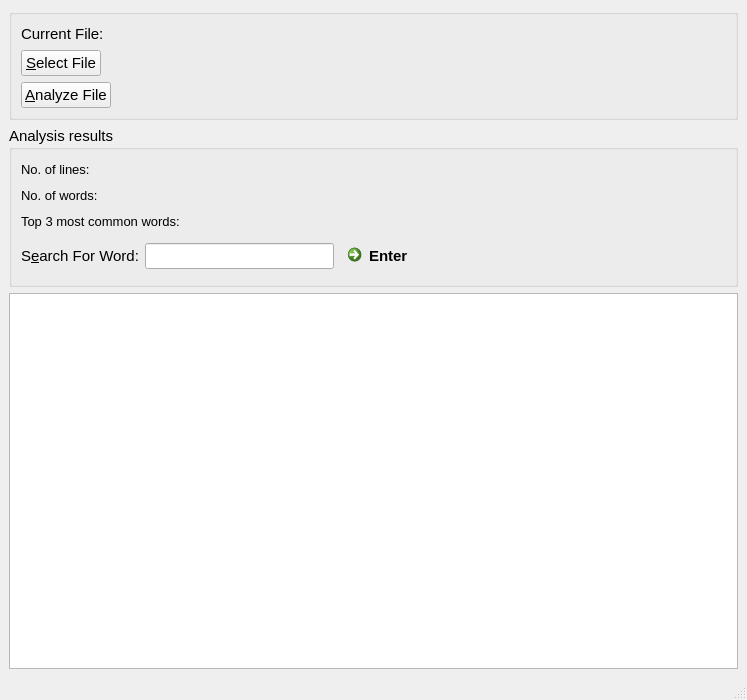
<?xml version="1.0" encoding="UTF-8"?>
<ui version="4.0">
 <class>MainWindow</class>
 <widget class="QMainWindow" name="MainWindow">
  <property name="geometry">
   <rect>
    <x>0</x>
    <y>0</y>
    <width>747</width>
    <height>700</height>
   </rect>
  </property>
  <property name="windowTitle">
   <string>File Analyzer</string>
  </property>
  <widget class="QWidget" name="centralwidget">
   <layout class="QVBoxLayout" name="verticalLayout_3">
    <item>
     <widget class="QGroupBox" name="groupBox">
      <property name="title">
       <string/>
      </property>
      <layout class="QVBoxLayout" name="verticalLayout">
       <item>
        <layout class="QHBoxLayout" name="horizontalLayout">
         <item>
          <widget class="QLabel" name="label">
           <property name="font">
            <font>
             <pointsize>11</pointsize>
            </font>
           </property>
           <property name="text">
            <string>Current File:   </string>
           </property>
          </widget>
         </item>
         <item>
          <spacer name="horizontalSpacer">
           <property name="orientation">
            <enum>Qt::Orientation::Horizontal</enum>
           </property>
           <property name="sizeType">
            <enum>QSizePolicy::Policy::Fixed</enum>
           </property>
           <property name="sizeHint" stdset="0">
            <size>
             <width>30</width>
             <height>20</height>
            </size>
           </property>
          </spacer>
         </item>
         <item>
          <widget class="QLabel" name="selectedFile">
           <property name="sizePolicy">
            <sizepolicy hsizetype="Preferred" vsizetype="Preferred">
             <horstretch>0</horstretch>
             <verstretch>0</verstretch>
            </sizepolicy>
           </property>
           <property name="text">
            <string/>
           </property>
           <property name="scaledContents">
            <bool>true</bool>
           </property>
           <property name="wordWrap">
            <bool>false</bool>
           </property>
          </widget>
         </item>
         <item>
          <spacer name="horizontalSpacer_3">
           <property name="orientation">
            <enum>Qt::Orientation::Horizontal</enum>
           </property>
           <property name="sizeType">
            <enum>QSizePolicy::Policy::Fixed</enum>
           </property>
           <property name="sizeHint" stdset="0">
            <size>
             <width>264</width>
             <height>19</height>
            </size>
           </property>
          </spacer>
         </item>
        </layout>
       </item>
       <item>
        <layout class="QHBoxLayout" name="horizontalLayout_2">
         <item>
          <widget class="QPushButton" name="selectFile">
           <property name="font">
            <font>
             <pointsize>11</pointsize>
            </font>
           </property>
           <property name="text">
            <string>&amp;Select File</string>
           </property>
          </widget>
         </item>
         <item>
          <spacer name="horizontalSpacer_2">
           <property name="orientation">
            <enum>Qt::Orientation::Horizontal</enum>
           </property>
           <property name="sizeType">
            <enum>QSizePolicy::Policy::Expanding</enum>
           </property>
           <property name="sizeHint" stdset="0">
            <size>
             <width>600</width>
             <height>26</height>
            </size>
           </property>
          </spacer>
         </item>
        </layout>
       </item>
       <item>
        <layout class="QHBoxLayout" name="horizontalLayout_3">
         <item>
          <widget class="QPushButton" name="analyzeFile">
           <property name="font">
            <font>
             <pointsize>11</pointsize>
            </font>
           </property>
           <property name="text">
            <string>&amp;Analyze File</string>
           </property>
          </widget>
         </item>
         <item>
          <spacer name="horizontalSpacer_4">
           <property name="orientation">
            <enum>Qt::Orientation::Horizontal</enum>
           </property>
           <property name="sizeType">
            <enum>QSizePolicy::Policy::Expanding</enum>
           </property>
           <property name="sizeHint" stdset="0">
            <size>
             <width>600</width>
             <height>20</height>
            </size>
           </property>
          </spacer>
         </item>
        </layout>
       </item>
      </layout>
     </widget>
    </item>
    <item>
     <widget class="QGroupBox" name="groupBox_2">
      <property name="font">
       <font>
        <pointsize>11</pointsize>
       </font>
      </property>
      <property name="title">
       <string>Analysis results</string>
      </property>
      <layout class="QVBoxLayout" name="verticalLayout_2">
       <item>
        <layout class="QHBoxLayout" name="horizontalLayout_4">
         <item>
          <widget class="QLabel" name="label_2">
           <property name="font">
            <font>
             <pointsize>10</pointsize>
            </font>
           </property>
           <property name="text">
            <string>No. of lines: </string>
           </property>
          </widget>
         </item>
         <item>
          <spacer name="horizontalSpacer_9">
           <property name="orientation">
            <enum>Qt::Orientation::Horizontal</enum>
           </property>
           <property name="sizeType">
            <enum>QSizePolicy::Policy::Fixed</enum>
           </property>
           <property name="sizeHint" stdset="0">
            <size>
             <width>40</width>
             <height>20</height>
            </size>
           </property>
          </spacer>
         </item>
         <item>
          <widget class="QLabel" name="numOfLines">
           <property name="font">
            <font>
             <pointsize>10</pointsize>
            </font>
           </property>
           <property name="text">
            <string/>
           </property>
          </widget>
         </item>
         <item>
          <spacer name="horizontalSpacer_10">
           <property name="orientation">
            <enum>Qt::Orientation::Horizontal</enum>
           </property>
           <property name="sizeType">
            <enum>QSizePolicy::Policy::Fixed</enum>
           </property>
           <property name="sizeHint" stdset="0">
            <size>
             <width>100</width>
             <height>20</height>
            </size>
           </property>
          </spacer>
         </item>
        </layout>
       </item>
       <item>
        <layout class="QHBoxLayout" name="horizontalLayout_5">
         <item>
          <widget class="QLabel" name="label_3">
           <property name="font">
            <font>
             <pointsize>10</pointsize>
            </font>
           </property>
           <property name="text">
            <string>No. of words: </string>
           </property>
          </widget>
         </item>
         <item>
          <spacer name="horizontalSpacer_7">
           <property name="orientation">
            <enum>Qt::Orientation::Horizontal</enum>
           </property>
           <property name="sizeType">
            <enum>QSizePolicy::Policy::Fixed</enum>
           </property>
           <property name="sizeHint" stdset="0">
            <size>
             <width>40</width>
             <height>20</height>
            </size>
           </property>
          </spacer>
         </item>
         <item>
          <widget class="QLabel" name="numOfWords">
           <property name="font">
            <font>
             <pointsize>10</pointsize>
            </font>
           </property>
           <property name="text">
            <string/>
           </property>
          </widget>
         </item>
         <item>
          <spacer name="horizontalSpacer_8">
           <property name="orientation">
            <enum>Qt::Orientation::Horizontal</enum>
           </property>
           <property name="sizeType">
            <enum>QSizePolicy::Policy::Fixed</enum>
           </property>
           <property name="sizeHint" stdset="0">
            <size>
             <width>100</width>
             <height>20</height>
            </size>
           </property>
          </spacer>
         </item>
        </layout>
       </item>
       <item>
        <layout class="QHBoxLayout" name="horizontalLayout_6">
         <item>
          <widget class="QLabel" name="label_4">
           <property name="font">
            <font>
             <pointsize>10</pointsize>
            </font>
           </property>
           <property name="text">
            <string>Top 3 most common words: </string>
           </property>
          </widget>
         </item>
         <item>
          <spacer name="horizontalSpacer_5">
           <property name="orientation">
            <enum>Qt::Orientation::Horizontal</enum>
           </property>
           <property name="sizeType">
            <enum>QSizePolicy::Policy::Fixed</enum>
           </property>
           <property name="sizeHint" stdset="0">
            <size>
             <width>40</width>
             <height>20</height>
            </size>
           </property>
          </spacer>
         </item>
         <item>
          <widget class="QLabel" name="mostCommonWords">
           <property name="font">
            <font>
             <pointsize>10</pointsize>
            </font>
           </property>
           <property name="text">
            <string/>
           </property>
          </widget>
         </item>
         <item>
          <spacer name="horizontalSpacer_6">
           <property name="orientation">
            <enum>Qt::Orientation::Horizontal</enum>
           </property>
           <property name="sizeType">
            <enum>QSizePolicy::Policy::Fixed</enum>
           </property>
           <property name="sizeHint" stdset="0">
            <size>
             <width>100</width>
             <height>20</height>
            </size>
           </property>
          </spacer>
         </item>
        </layout>
       </item>
       <item>
        <layout class="QHBoxLayout" name="horizontalLayout_7">
         <item>
          <widget class="QLabel" name="label_5">
           <property name="text">
            <string>S&amp;earch For Word:</string>
           </property>
           <property name="buddy">
            <cstring>wordToSearch</cstring>
           </property>
          </widget>
         </item>
         <item>
          <widget class="QLineEdit" name="wordToSearch"/>
         </item>
         <item>
          <widget class="QCommandLinkButton" name="enterSearch">
           <property name="text">
            <string>Enter</string>
           </property>
          </widget>
         </item>
         <item>
          <spacer name="horizontalSpacer_11">
           <property name="orientation">
            <enum>Qt::Orientation::Horizontal</enum>
           </property>
           <property name="sizeHint" stdset="0">
            <size>
             <width>218</width>
             <height>20</height>
            </size>
           </property>
          </spacer>
         </item>
        </layout>
       </item>
      </layout>
     </widget>
    </item>
    <item>
     <widget class="QTextBrowser" name="textBrowser"/>
    </item>
   </layout>
  </widget>
  <widget class="QMenuBar" name="menubar">
   <property name="geometry">
    <rect>
     <x>0</x>
     <y>0</y>
     <width>747</width>
     <height>26</height>
    </rect>
   </property>
  </widget>
  <widget class="QStatusBar" name="statusbar"/>
 </widget>
 <resources/>
 <connections/>
</ui>
